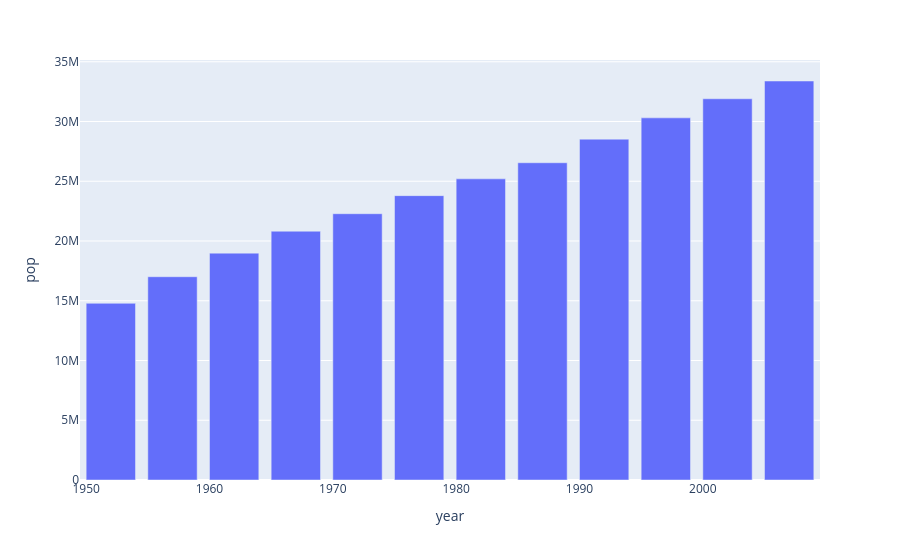

The notebook cell saved with this chart:
### Markdown cell above
px.bar/line/histogram(data_frame,
                        x,
                        y,
                        color="name of column in dataframe",
                        pattern_shape="name of column in dataframe to assign pattern to each of values in column",
                        hover_name = "name of column in dataframe for values to appear in bold in hover tooltip",
                        hover_data = "list of names of columns in dataframe to appear in hover tooltip",
                        text = "name of column in dataframe for values to appear in figure as text labels",
                        base = "name of column in dataframe to use for position of base of bar",
                        labels = "columns names are used by default, this paramater allows them to be overriden, 
                                    'x_name': "Population of America"  ",
                        opacity = 0-1 sets opacity of markers
                        barmode = default "relative"
                                  "group" -->  bars placed beside each other
                                  "overlay" --> bars drawn on top of one another
                                  "relative" --> bars stacked above 0 for possitive and below for negative",
                        range_x/y = list of two numbers to override auto scaling
                        title = figure title
                        width = figure width in pixels
                        height = figure height in pixels

### Code cell
import plotly.express as px
data_canada = px.data.gapminder().query("country == 'Canada'")
fig = px.bar(data_canada, x='year', y='pop')
fig.show()

### Figure 1 — Plotly figure (JSON) as saved in the notebook; plotly's stock layout.template omitted (floating-point values rounded to 4 significant figures)
{"data": [{"alignmentgroup": "True", "hovertemplate": "year=%{x}<br>pop=%{y}<extra></extra>", "legendgroup": "", "marker": {"color": "#636efa", "pattern": {"shape": ""}}, "name": "", "offsetgroup": "", "orientation": "v", "showlegend": false, "textposition": "auto", "type": "bar", "x": [1952, 1957, 1962, 1967, 1972, 1977, 1982, 1987, 1992, 1997, 2002, 2007], "xaxis": "x", "y": [14785584, 17010154, 18985849, 20819767, 22284500, 23796400, 25201900, 26549700, 28523502, 30305843, 31902268, 33390141], "yaxis": "y"}], "layout": {"barmode": "relative", "legend": {"tracegroupgap": 0}, "margin": {"t": 60}, "xaxis": {"anchor": "y", "domain": [0, 1], "title": {"text": "year"}}, "yaxis": {"anchor": "x", "domain": [0, 1], "title": {"text": "pop"}}}}
